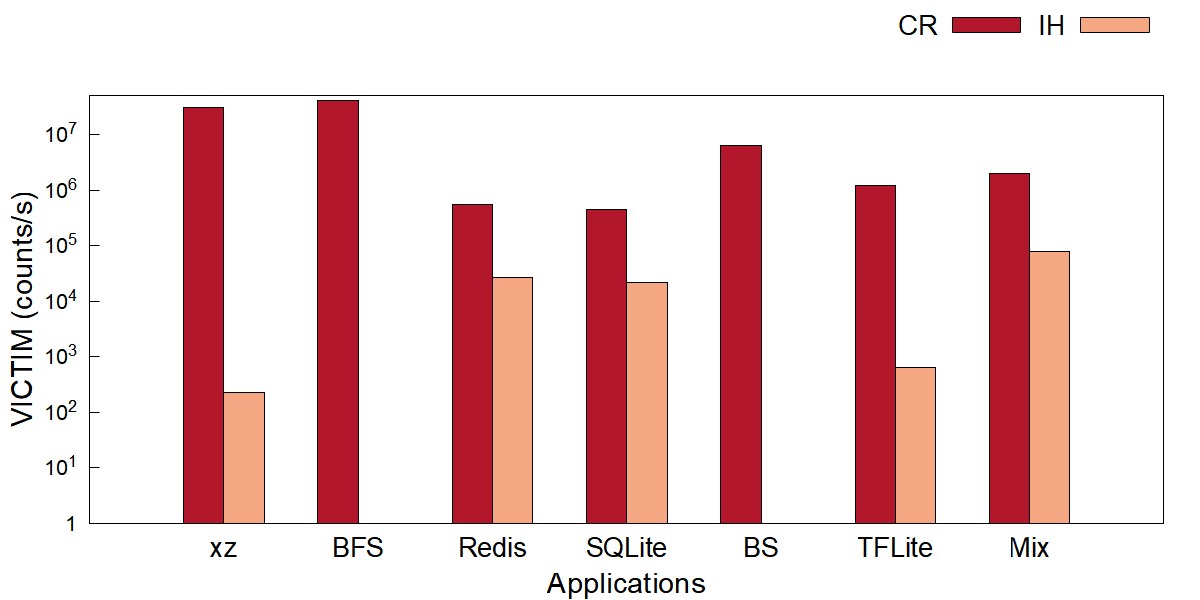

Generate this figure with gnuplot:
# tile_victim.plt - one counter, one bar per application per data path.
#
# Style mirrors the paper bar charts (image/*.plt): clustered
# bars, Arial 16/22/20, opaque fill with black border, key
# outside top right.  Bars use `with boxes` with explicit
# width and offsets (see tools/gen_fig_plts.py); xrange
# [0:8] centers the 7 application groups.  Full 4-side
# frame (border 15), tics only on left y / bottom x
# (nomirror).  Colors: 2-series figures use #B2172B
# (left, dark) / #F5A682 (right, light); the 3-series
# figure keeps dark gray / light gray / red.
#
# Log y axis: raw counts/s, starts at 1, coarse decade
# tics 1, 10, 100, ... only (10^{%L}, no minor tics);
# the IH series would be invisible on a linear axis.
#
# Data: fig/tile_victim.dat (raw differenced rates).
#
# Usage: gnuplot fig/tile_victim.plt   (from the repo root)

set terminal pngcairo size 1200,600 enhanced font 'Arial,16'
set output 'fig/tile_victim.png'

set ylabel 'VICTIM (counts/s)' font 'Arial,22'
set xlabel 'Applications' font 'Arial,22'

set style fill solid border -1
set boxwidth 0.30

set yrange [1:5e+07]
set logscale y 10
unset mytics
set format y '10^{%L}'
set ytics add ("1" 1)

set border 15
set ytics nomirror
set xtics nomirror

# xtics anchored at the cluster centers (1..7); the app
# names come from fig/tile_victim.dat column 1.
set xtics ('xz' 1, 'BFS' 2, 'Redis' 3, 'SQLite' 4, 'BS' 5, 'TFLite' 6, 'Mix' 7) font ',20'
set xrange [0:8]

set tmargin 4
set key outside top right horizontal font 'Arial,20'

C_CR = "#B2172B"
C_IH = "#F5A682"

plot 'fig/tile_victim.dat' using ($0+1-0.150):2 with boxes title 'CR' lc rgb C_CR, \
     '' using ($0+1+0.150):3 with boxes title 'IH' lc rgb C_IH
